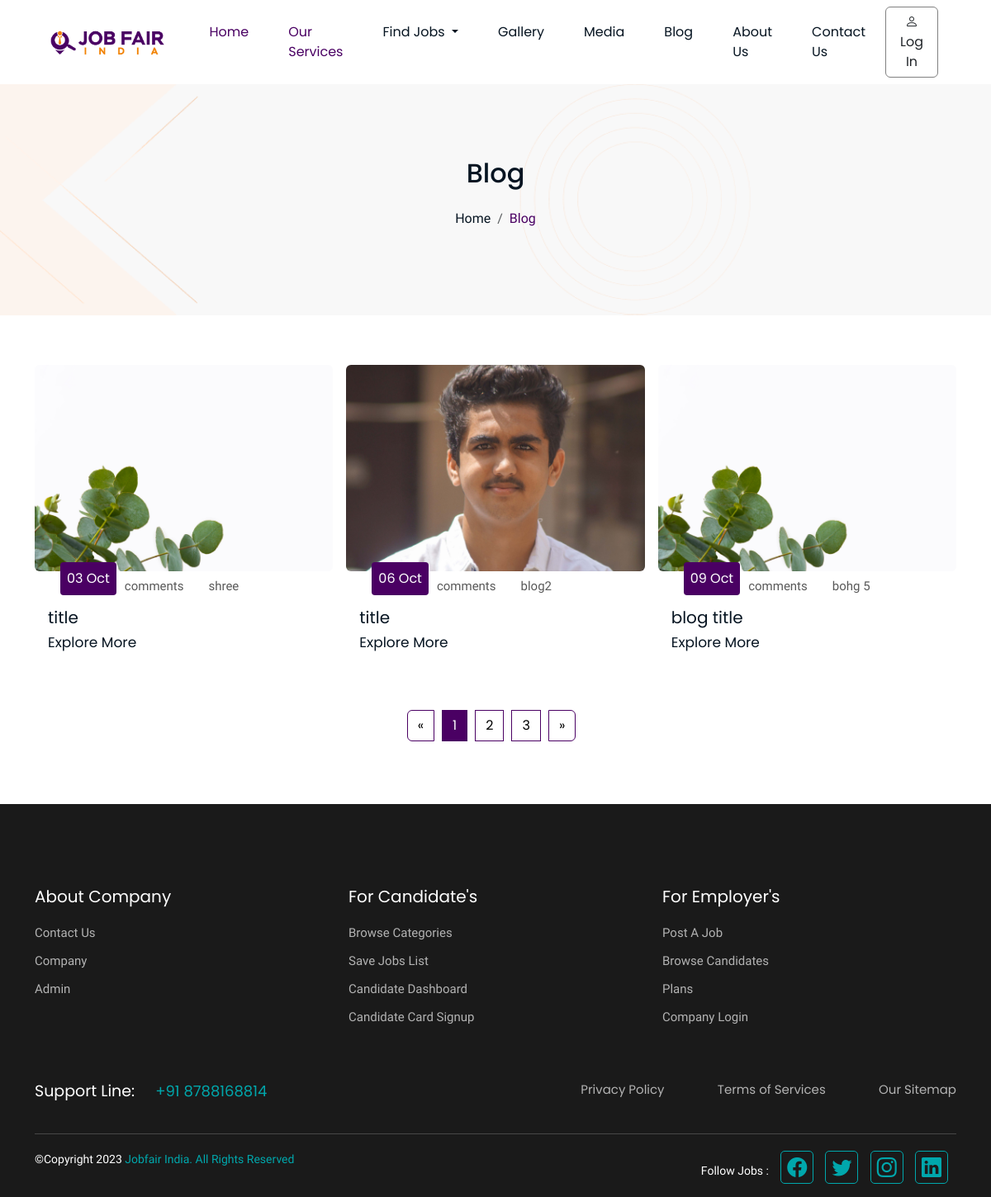
Screenshot of /blog.php with the database file from the repository.
### tables this page shows
CREATE TABLE `blogs` (
  `blog_id` int(50) NOT NULL,
  `blog_name` varchar(100) NOT NULL,
  `blog_title` varchar(100) NOT NULL,
  `blog_image` varchar(100) NOT NULL,
  `blog_description` varchar(250) NOT NULL,
  `blog_tags` varchar(100) NOT NULL,
  `other_image` varchar(100) DEFAULT NULL,
  `blog_date` date NOT NULL DEFAULT current_timestamp()
);

### blog.php (the view, shortened to what this page needs)
<?php
require('connection.php');
$query = "SELECT * FROM blogs";
$result = mysqli_query($con, $query);
?>
<!DOCTYPE html>
<html lang="en">
<head>
    <link href="https://cdn.jsdelivr.net/npm/bootstrap@5.3.0/dist/css/bootstrap.min.css" rel="stylesheet">
    <link rel="stylesheet" href="https://cdn.jsdelivr.net/npm/bootstrap-icons@1.10.2/font/bootstrap-icons.css">
    <link rel="stylesheet" href="assets/css/custom.css">
    <link rel="stylesheet" href="assets/css/blogs.css">
</head>
<body>
    <?php include './navbar.php'; ?>
    <div class="breadcrumb-section">
        <div class="container">
            <h2 class="title">Blog</h2>
            <nav aria-label="breadcrumb" class="text-center mt-3">
                <ol class="breadcrumb">
                    <li class="breadcrumb-item"><a href="./">Home</a></li>
                    <li class="breadcrumb-item active" aria-current="page">Blog</li>
                </ol>
            </nav>
        </div>
    </div>
    <section class="paddingTB60 blogs">
        <div class="container">
            <div class="row g-3">
                <?php while ($row = mysqli_fetch_assoc($result)) { ?>
                    <div class="col-md-4">
                        <div class="card">
                            <a href="blog-details.php?blog_id=<?php echo $row['blog_id']; ?>">
                                <img src="admin/blog/.<?php echo $row['blog_image']; ?>" class="card-img-top" alt="Image">
                            </a>
                            <div class="card-body">
                                <div class="main-row">
                                    <br>
                                    <br>
                                    <div class="date-square">
                                        <?php echo date('d M', strtotime($row['blog_date'])); ?>
                                    </div>
                                    <div class="comment-count">comments</div>
                                    <div class="user-name">
                                        <?php echo $row['blog_name']; ?>
                                    </div>
                                </div>
                                <h5 class="card-title article-details">
                                    <?php echo $row['blog_title']; ?>
                                </h5>
                                <h6 class="card-subtitle mb-2 text-muted m-0">
                                    <a href="blog-details.php?blog_id=<?php echo $row['blog_id']; ?>" class="explore-more-link">Explore More</a>
                                </h6>
                            </div>
                        </div>
                    </div>
                <?php } ?>
                <div class="col-12 d-flex justify-content-center mt-5">
                    <nav aria-label="Page navigation example">
                        <ul class="pagination">
                            <li class="page-item">
                                <a class="page-link" href="#" aria-label="Previous">
                                    <span aria-hidden="true">&laquo;</span>
                                </a>
                            </li>
                            <li class="page-item active"><a class="page-link" href="#">1</a></li>
                            <li class="page-item"><a class="page-link" href="#">2</a></li>
                            <li class="page-item"><a class="page-link" href="#">3</a></li>
                            <li class="page-item">
                                <a class="page-link" href="#" aria-label="Next">
                                    <span aria-hidden="true">&raquo;</span>
                                </a>
                            </li>
                        </ul>
                    </nav>
                </div>
            </div>
        </div>
    </section>
    <?php include './footer.php'; ?>
</body>
</html>

### navbar.php (shortened to what this page needs)
<nav class="navbar navbar-expand-lg bg-white px-5">
    <a class="navbar-brand" href="index.html">
        <img class="logo" src="assets/images/logo.png">
    </a>
    <div class="collapse navbar-collapse" id="navbarSupportedContent">
        <ul class="navbar-nav me-auto ms-auto my-2 my-lg-0">
            <li class="nav-item mx-3">
                <a class="nav-link active" href="./">Home</a>
            </li>
            <li class="nav-item mx-3">
                <a class="nav-link active" href="./#our-services">Our Services</a>
            </li>
            <li class="nav-item dropdown mx-3">
                <a class="nav-link dropdown-toggle" href="#" role="button" data-bs-toggle="dropdown" aria-expanded="false">
                    Find Jobs
                </a>
            </li>
            <li class="nav-item mx-3">
                <a href="./gallery.php" class="nav-link">Gallery</a>
            </li>
            <li class="nav-item mx-3">
                <a href="./media.php" class="nav-link">Media</a>
            </li>
            <li class="nav-item mx-3">
                <a href="./blog.php" class="nav-link">Blog</a>
            </li>
            <li class="nav-item mx-3">
                <a class="nav-link" href="./#aboutus">About Us</a>
            </li>
            <li class="nav-item mx-3">
                <a class="nav-link" href="./#contactus">Contact Us</a>
            </li>
        </ul>
        <div class="d-flex align-items-center">
            <?php
            if (isset($_SESSION['username'])) {
                $username = $_SESSION['username'];
                if (strpos($username, 'comp') === 0) { ?>
                    <a href="./company-profile.php" class="btn btn-primary-outline me-3">
                        <i class="bi bi-person"></i>
                        Dashboard!
                    </a>
                <?php
                } elseif (strpos($username, 'user') === 0) { ?>
                    <a href="./candidate-myprofile.php" class="btn btn-primary-outline me-3">
                        <i class="bi bi-person"></i>
                        Dashboard
                    </a>
                <?php
                } elseif (strpos($username, 'admin') === 0) { ?>
                    <a href="./admin/index.php" class="btn btn-primary-outline me-3">
                        <i class="bi bi-person"></i>
                        Admin-Dashboard
                    </a>
                <?php
                }
            } else { ?>
                <a href="./candidate-login.php" class="btn btn-primary-outline me-3">
                    <i class="bi bi-person"></i>
                    Log In
                </a>
            <?php
            }
            ?>
        </div>
    </div>
</nav>

### footer.php
<footer class="footer">
    <div class="container">
        <div class="row ">
            <div class="col-md-4">
                <h5 class="footer-title">About Company</h5>
                <ul class="list-unstyled">
                    <li><a href="./#contactus">Contact Us</a></li>
                    <li><a href="company-login.php">Company</a></li>
                    <li><a href="admin_login.php">Admin</a></li>
                </ul>
            </div>
            <div class="col-md-4">
                <h5 class="footer-title">For Candidate's</h5>
                <ul class="list-unstyled">
                    <li><a href="./job-category.php">Browse Categories</a></li>
                    <li><a href="./candidate-bookmarkjobs.php">Save Jobs List</a></li>
                    <li><a href="./candidate-dashboard.php">Candidate Dashboard</a></li>
                    <li><a href="candidate-card-signup.php">Candidate Card Signup</a></li>
                </ul>
            </div>
            <div class="col-md-4">
                <h5 class="footer-title">For Employer's</h5>
                <ul class="list-unstyled">
                    <li><a href="./company-joblist.php">Post A Job</a></li>
                    <li><a href="./company-database-form.php">Browse Candidates</a></li>
                    <li><a href="./company-plans.php">Plans</a></li>
                    <li><a href="./company-login.php">Company Login</a></li>
                </ul>
            </div>
        </div>
        <div class="row mt-5">
            <div class="col-md-6">
                <p class="support-line">Support Line: <span>+91 8788168814</span></p>
            </div>
            <div class="col-md-6">
                <p class="text-end support-links">
                    <a href="./privacy.php">Privacy Policy</a> <a href="./term.php">Terms of Services</a> <a href="#">Our Sitemap</a>
                </p>
            </div>
        </div>
        <hr>
        <div class="row">
            <div class="col-md-6">
                <p class="copy-right">©Copyright 2023 <span>Jobfair India. All Rights Reserved</span></p>
            </div>
            <div class="col-md-6">
                <ul class="list-inline text-end social-media-icons">
                    <li class="list-inline-item">Follow Jobs : </li>
                    <li class="list-inline-item"><a href="https://www.facebook.com/profile.php?id=100089726761732&mibextid=LQQJ4d"><i class="bi bi-facebook"></i></a></li>
                    <li class="list-inline-item"><a href="#"><i class="bi bi-twitter"></i></a></li>
                    <li class="list-inline-item"><a href="https://instagram.com/jobfairindia?igshid=OGQ5ZDc2ODk2ZA=="><i class="bi bi-instagram"></i></a></li>
                    <li class="list-inline-item"><a href="#"><i class="bi bi-linkedin"></i></a></li>
                </ul>
            </div>
        </div>
    </div>
</footer>

### assets/css/custom.css (style rules this page uses)
:root { --primary: #4a0063; }
a { text-decoration: none; }
body { font-size: 16px; font-family: "Poppins", sans-serif; font-weight: normal; color: rgb(6, 20, 33); color: rgba(6, 20, 33, 1); }
.paddingTB60 { padding-top: 60px; padding-bottom: 60px; }
.logo { height: 50px; }
.navbar-nav .nav-item .nav-link { color: rgb(6, 20, 33); color: rgba(6, 20, 33, 1); }
.navbar-nav .nav-item .active { color: rgb(74, 0, 99); color: rgba(74, 0, 99, 1); }
.btn-primary-outline { background-color: transparent; border-color: gray; }
.footer { background-color: #1a1a1a; padding-top: 100px; }
.footer .footer-title { font-weight: 400; font-size: 20px; color: #ffffff; margin-bottom: 20px; }
.footer .list-unstyled li { margin-bottom: 10px; }
.footer .list-unstyled li a { text-decoration: none; font-family: "Work Sans", sans-serif; font-weight: 400; font-size: 15px; color: #b3b3b3; }
.footer .support-line { font-weight: 400; font-size: 19px; color: #ffffff; }
.footer .support-line span { font-weight: 400; font-size: 18px; color: #00a7ac; margin-left: 20px; }
.footer .support-links a { text-decoration: none; font-weight: 400; font-size: 15px; color: #b3b3b3; margin-left: 60px; }
.footer hr { margin: 20px 0; border: 0; border-top: 1px solid #ccc; }
.footer .copy-right { font-family: "Work Sans", sans-serif; font-weight: 400; font-size: 14px; color: #ffffff; }
.footer .copy-right span { color: #00a7ac; }
.footer .social-media-icons li { display: inline-block; margin-right: 10px; font-family: "Work Sans", sans-serif; font-weight: 400; font-size: 14px; color: #ffffff; }
.footer .social-media-icons a { display: inline-block; width: 40px; height: 40px; border: 1px solid #00a7ac; border-radius: 5px; text-align: center; line-height: 40px; font-size: 24px; color: #00a7ac; }
.breadcrumb-section { background-image: url("../images/home/bg-cover.png"); }
.breadcrumb-section .container { height: 280px; display: flex; flex-direction: column; justify-content: center; align-items: center; }
.breadcrumb-section .breadcrumb-item a { font-family: "Work Sans", sans-serif; font-weight: 400; font-size: 16px; color: #061421; text-decoration: none; }
.breadcrumb-section .breadcrumb-item.active { font-family: "Work Sans", sans-serif; font-weight: 400; font-size: 16px; color: var(--primary); }

### assets/css/blogs.css (style rules this page uses)
.blogs .card { border: 0; }
.blogs .card-img-top { border-radius: 0.375rem; height: 250px; object-fit: cover; }
.blogs .main-row { display: flex; align-items: flex-end; margin-top: -50px; padding: 15px; }
.blogs .main-row .date-square { background-color: var(--primary); color: white; padding: 8px; border-radius: 4px; margin-right: 10px; font-weight: 400; font-size: 16px; }
.blogs .main-row .comment-count { font-family: 'Work Sans', sans-serif; font-weight: 400; font-size: 15px; color: #595959; margin-right: 15px; }
.blogs .main-row .user-name { font-family: 'Work Sans', sans-serif; font-weight: 400; font-size: 15px; color: #595959; margin-left: 15px; }
.blogs .article-details { font-weight: 400; font-size: 20px; color: #061421; }
.blogs .explore-more-link { font-weight: 400; font-size: 17px; color: #061421; text-decoration: none; }
.blogs .pagination .page-item { margin-right: 10px; }
.blogs .pagination .page-item.active .page-link { background-color: var(--primary); border-color: var(--primary); color: #fff; }
.blogs .pagination .page-item .page-link { color: #000; border-color: var(--primary); }

### rows the page displays
blogs: blog_image (picture), blog_date "03 Oct", blog_name "shree", blog_title "title"
blogs: blog_image (picture), blog_date "06 Oct", blog_name "blog2", blog_title "title"
blogs: blog_image (picture), blog_date "09 Oct", blog_name "bohg 5", blog_title "blog title"
